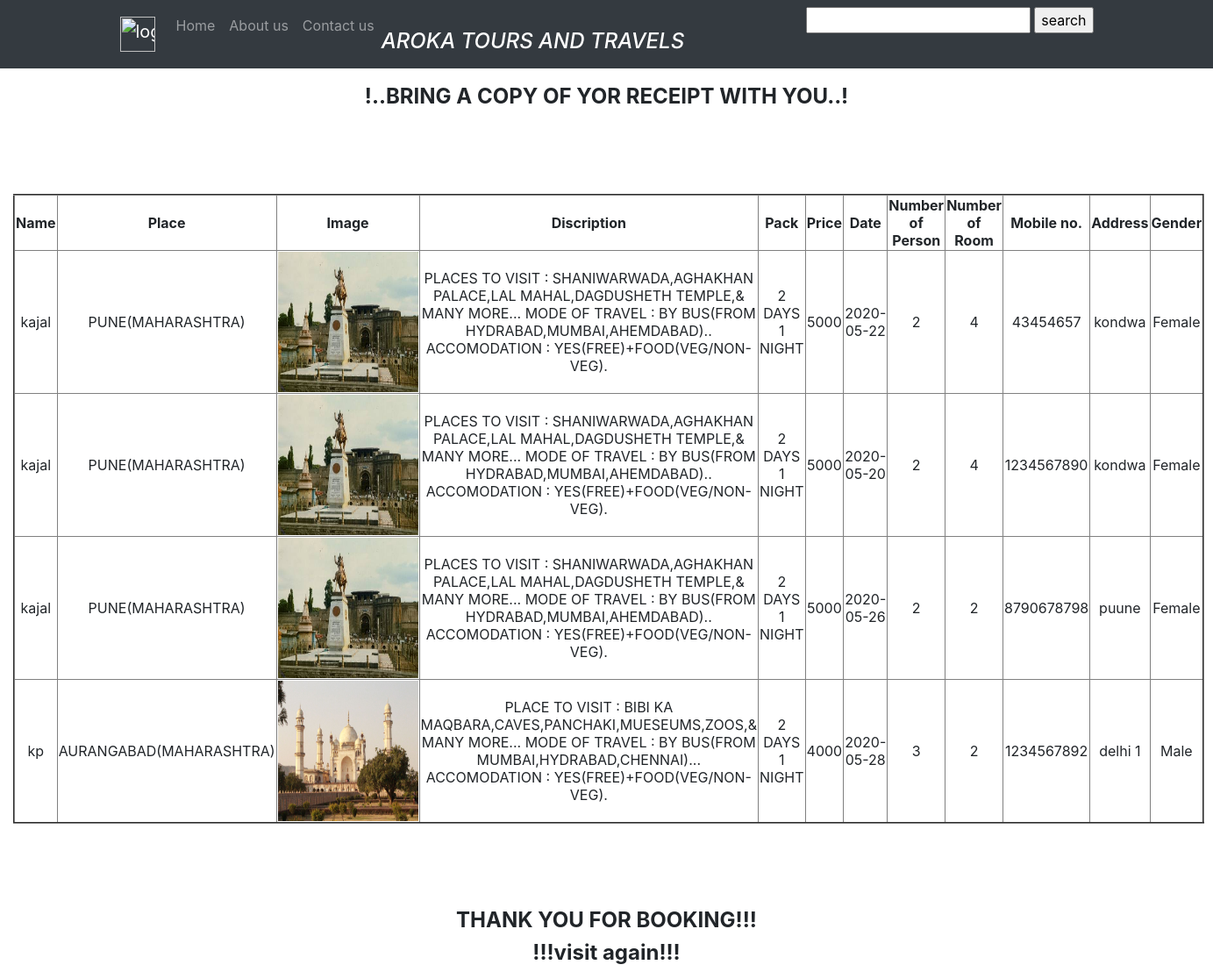
The app's page /bookDetail.php (signed in) with its own data.
### tables this page shows
CREATE TABLE `bookings` (
  `id` int(11) NOT NULL,
  `usr_id` int(11) DEFAULT NULL,
  `placeid` int(11) DEFAULT NULL,
  `arvPlace` varchar(20) DEFAULT NULL,
  `date` date DEFAULT NULL,
  `noOfPerson` int(11) DEFAULT NULL,
  `noOfChild` int(11) DEFAULT NULL,
  `name` varchar(20) DEFAULT NULL,
  `mno` bigint(20) DEFAULT NULL,
  `address` varchar(50) DEFAULT NULL,
  `gender` varchar(20) NOT NULL,
  `noRoom` int(11) NOT NULL
);

CREATE TABLE `addplaces` (
  `id` int(11) NOT NULL,
  `name` varchar(50) NOT NULL,
  `img` text NOT NULL,
  `disc` varchar(400) NOT NULL,
  `pack` varchar(30) NOT NULL,
  `price` int(11) NOT NULL
);

### isLogin.php (called while the page is built, shortened)
<?php
include 'connectDB.php';
if(isset($_SESSION['login_user']))
{
	$email=$_SESSION['login_user'];
	$sql="SELECT * FROM customer WHERE email='".$email."'";
	$result=$conn->query($sql);
	while ($row=$result->fetch_assoc())
	{
		$id=$row['id'];
	}
}
?>

### bookDetail.php (the view, shortened to what this page needs)
<html>
<head>
  <link rel="stylesheet" href="https://maxcdn.bootstrapcdn.com/bootstrap/4.3.1/css/bootstrap.min.css">
<link rel="stylesheet" type="text/css" href="css/bookDetail.css">
</head>
<body background="img\background\bdbg.jpg" style="background-size:100%;background-position: fixed;">
<nav class="navbar navbar-expand-sm navbar-dark bg-dark fixed-top scrolling-navbar">
  <div class="container">
    <a class="navbar-brand" href="logca.html">
   <img src="https://c7.uihere.com/files/370/680/1005/login-facebook-computer-icons-button-clip-art-register-button.jpg" alt="login" style="width:40px";>
    </a>
    <div class="collapse navbar-collapse" id="navbarSupportedContent-7">
    <ul class="navbar-nav mr-auto">
      <li class="nav-item ">
        <a class="nav-link" href="homepage.php">Home</a>
      </li>
      <li class="nav-item ">
        <a class="nav-link" href="aboutus.html">About us</a>
      </li>
    <li class="nav-item">
      <a class="nav-link" href="contus.html">Contact us</a>
    </li>
    <li class="nav-item">
      <br>
      <a ><b><i><h4><font color="white">AROKA TOURS AND TRAVELS</font></h4></i></b></a>
    </li>
  </ul>
  <ul>
    <div class="md-form">
      <form action="#" method="GET">
        <input type="text" name="search">
        <input type="submit" name="Search" value="search">
      </form>
    </div>
  </ul>
  </div>
</nav>
<br>
<br><br><BR>
<div>
  <h4><b><center>!..BRING A COPY OF YOR RECEIPT WITH YOU..!</center></b></h4>
</div>
<div class="container-fluid py-5 my-5">
  <table border=2 class="text-center">
    <tr><th>Name</th><th>Place</th><th>Image</th><th>Discription</th><th>Pack</th><th>Price</th><th>Date</th><th>Number of Person</th><th>Number of Room</th><th>Mobile no.</th><th>Address</th><th>Gender</th></tr>
    <?php
      include 'isLogin.php';
      $sql="SELECT * FROM bookings WHERE usr_id='".$id."'";
      $result=$conn->query($sql);
      while ($row=$result->fetch_assoc())
      {
        $sql1="SELECT * FROM addplaces WHERE id='".$row['placeid']."'";
        $result1=$conn->query($sql1);
        while ($row1=$result1->fetch_assoc())
        {
          echo "<tr><td>".$row['name']."</td><td>".$row1['name']."</td><td><img id='img' src=".$row1['img']."></td><td>".$row1['disc']."</td><td>".$row1['pack']."</td><td>".$row1['price']."</td><td>".$row['date']."</td><td>".$row['noOfPerson']."</td><td>".$row['noRoom']."</td><td>".$row['mno']."</td><td>".$row['address']."</td><td>".$row['gender']."</td></tr>";
        }
      }
    ?>
  </table>
</div>
<div>
  <h4><b><center>THANK YOU FOR BOOKING!!!</center></b></h4>
  <h4><b><center>!!!visit again!!!</center></b></h4>
</div>
</body>
</html>

### css/bookDetail.css (style rules this page uses)
#img { height: 10rem; width: 10rem; }

### records on screen
bookings: name "kajal", date "2020-05-22", noOfPerson "2", noRoom "4", mno "43454657", address "kondwa", gender "Female"
addplaces: name "PUNE(MAHARASHTRA)", shows a picture, disc "PLACES TO VISIT : SHANIWARWADA,AGHAKHAN PALACE,LAL MAHAL,DAGDUSHETH TEMPLE,& MANY MORE... MODE OF TRAVEL : BY BUS(FROM HYDRABAD,MUMBAI,AHEMDABAD).. ACCOMODATION : YES(FREE)+FOOD(VEG/NON-VEG).", pack "2 DAYS 1 NIGHT", price "5000"
bookings: name "kajal", date "2020-05-20", noOfPerson "2", noRoom "4", mno "1234567890", address "kondwa", gender "Female"
bookings: name "kajal", date "2020-05-26", noOfPerson "2", noRoom "2", mno "8790678798", address "puune", gender "Female"
bookings: name "kp", date "2020-05-28", noOfPerson "3", noRoom "2", mno "1234567892", address "delhi 1", gender "Male"
addplaces: name "AURANGABAD(MAHARASHTRA)", shows a picture, disc "PLACE TO VISIT : BIBI KA MAQBARA,CAVES,PANCHAKI,MUESEUMS,ZOOS,& MANY MORE... MODE OF TRAVEL : BY BUS(FROM MUMBAI,HYDRABAD,CHENNAI)... ACCOMODATION : YES(FREE)+FOOD(VEG/NON-VEG).", pack "2 DAYS 1 NIGHT", price "4000"
